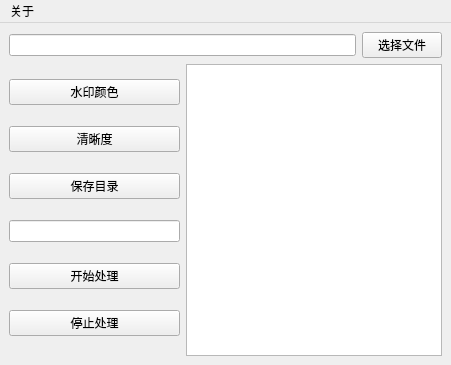
<?xml version="1.0" encoding="UTF-8"?>
<ui version="4.0">
 <class>MainWindow</class>
 <widget class="QMainWindow" name="MainWindow">
  <property name="geometry">
   <rect>
    <x>0</x>
    <y>0</y>
    <width>451</width>
    <height>365</height>
   </rect>
  </property>
  <property name="windowTitle">
   <string>MainWindow</string>
  </property>
  <widget class="QWidget" name="centralwidget">
   <layout class="QVBoxLayout" name="verticalLayout_6">
    <item>
     <layout class="QHBoxLayout" name="horizontalLayout">
      <item>
       <widget class="QLineEdit" name="lineEdit"/>
      </item>
      <item>
       <widget class="QPushButton" name="choosebutton">
        <property name="text">
         <string>选择文件</string>
        </property>
       </widget>
      </item>
     </layout>
    </item>
    <item>
     <layout class="QHBoxLayout" name="horizontalLayout_2">
      <item>
       <layout class="QVBoxLayout" name="verticalLayout_3">
        <item>
         <widget class="QPushButton" name="valuebutton">
          <property name="text">
           <string>水印颜色</string>
          </property>
         </widget>
        </item>
        <item>
         <widget class="QPushButton" name="colorbutton">
          <property name="text">
           <string>清晰度</string>
          </property>
         </widget>
        </item>
        <item>
         <widget class="QPushButton" name="savebutton">
          <property name="text">
           <string>保存目录</string>
          </property>
         </widget>
        </item>
        <item>
         <widget class="QLineEdit" name="saveline"/>
        </item>
        <item>
         <widget class="QPushButton" name="donebutton">
          <property name="text">
           <string>开始处理</string>
          </property>
         </widget>
        </item>
        <item>
         <widget class="QPushButton" name="stopbutton">
          <property name="text">
           <string>停止处理</string>
          </property>
         </widget>
        </item>
       </layout>
      </item>
      <item>
       <layout class="QVBoxLayout" name="verticalLayout_5">
        <item>
         <widget class="QTextEdit" name="textEdit"/>
        </item>
       </layout>
      </item>
     </layout>
    </item>
   </layout>
  </widget>
  <widget class="QMenuBar" name="menuBar">
   <property name="geometry">
    <rect>
     <x>0</x>
     <y>0</y>
     <width>451</width>
     <height>24</height>
    </rect>
   </property>
   <widget class="QMenu" name="menu">
    <property name="title">
     <string>关于</string>
    </property>
    <addaction name="actionbangzhu"/>
   </widget>
   <addaction name="menu"/>
  </widget>
  <action name="actionbangzhu">
   <property name="text">
    <string>帮助</string>
   </property>
  </action>
 </widget>
 <resources/>
 <connections/>
</ui>
